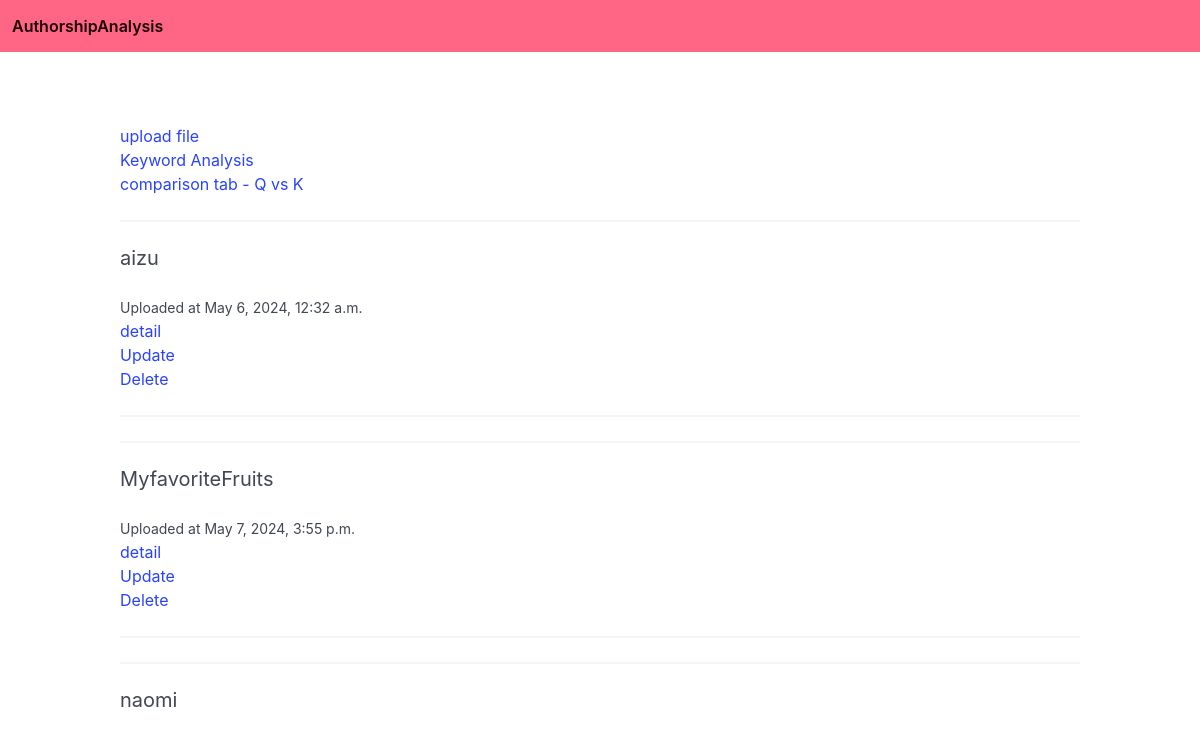
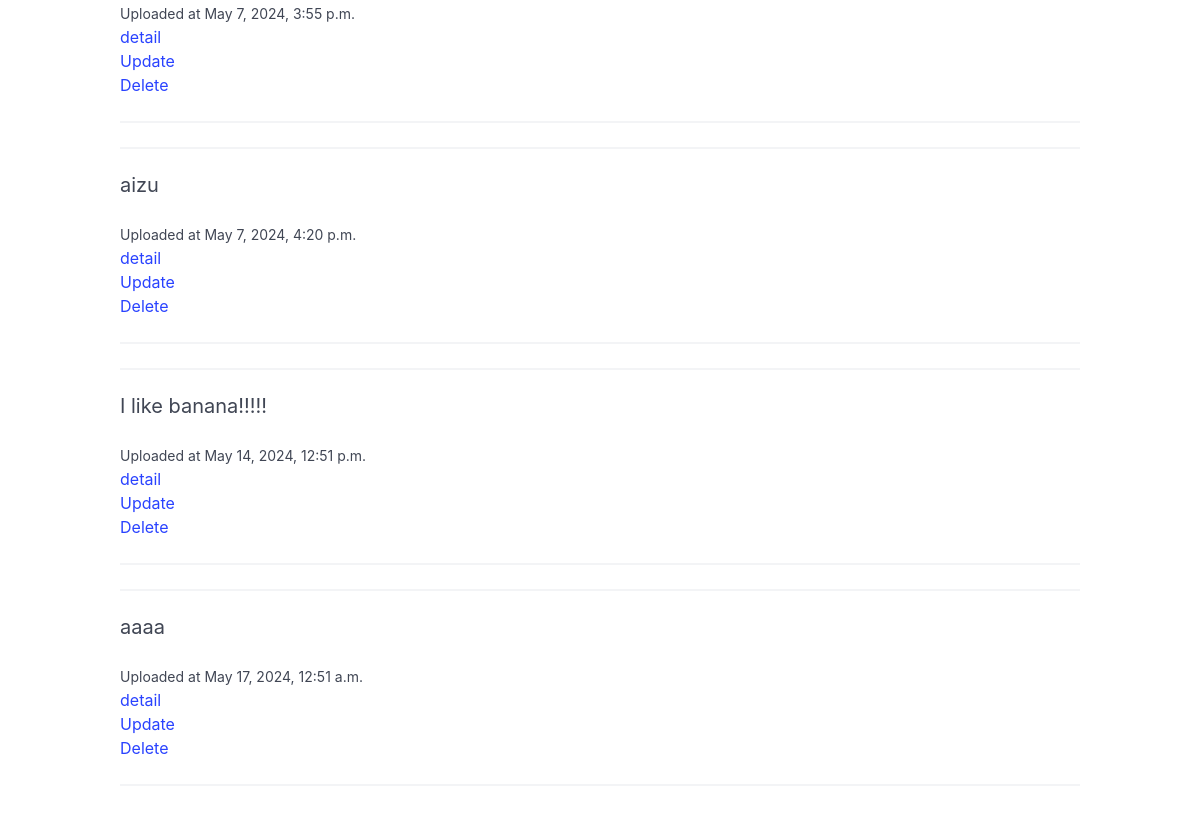
The app's page /, older data (2 pictures, top to bottom).
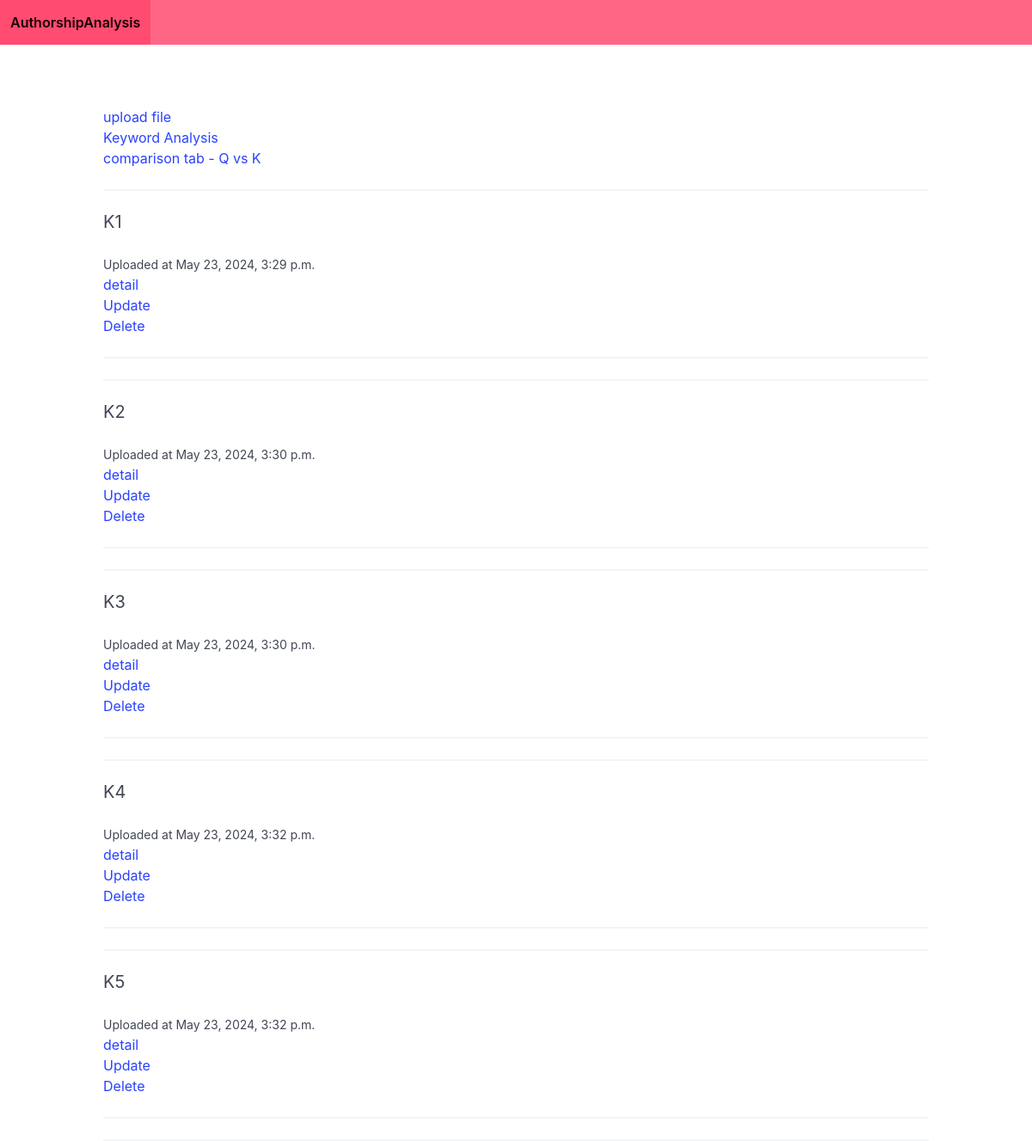
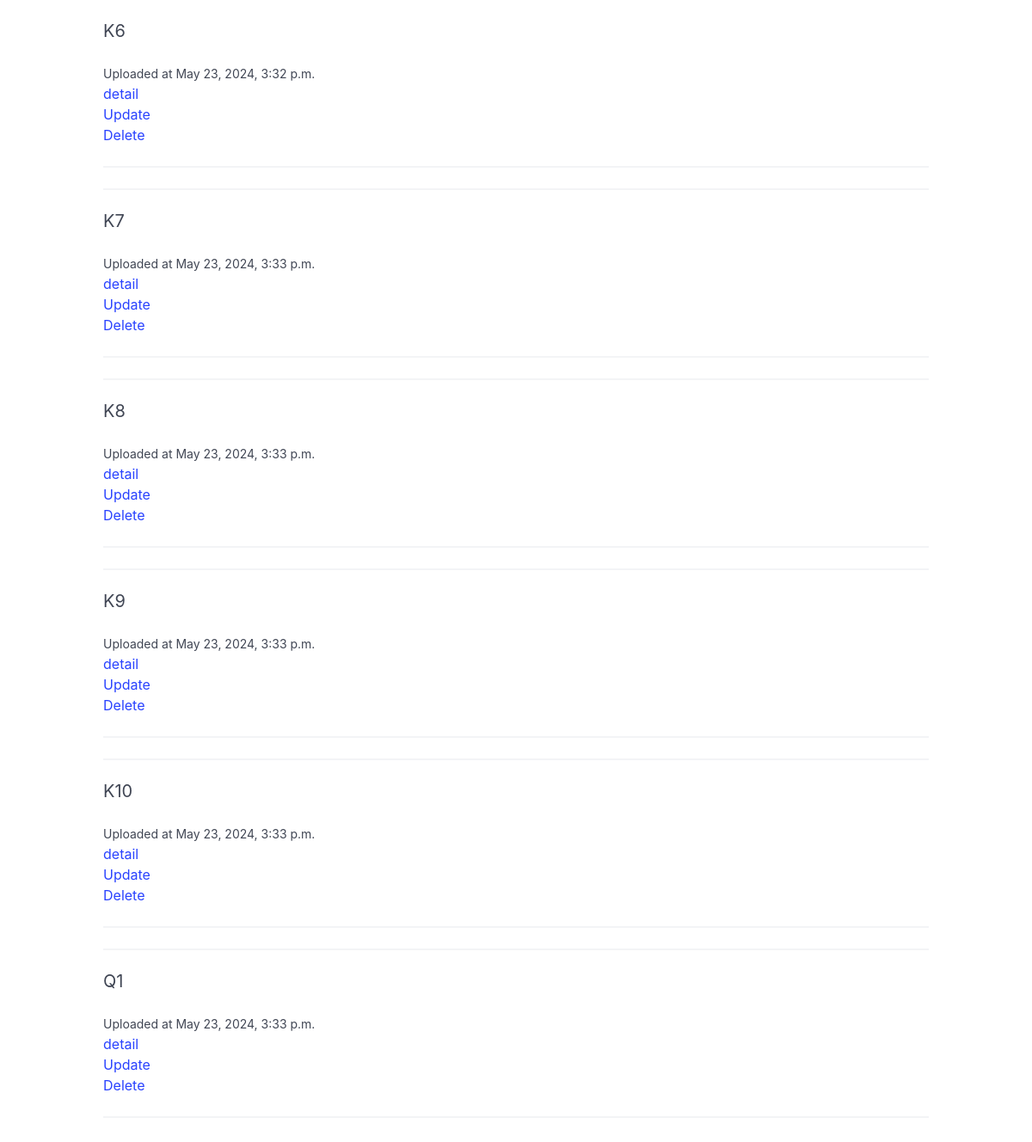
The same page, newer data (2 pictures, top to bottom).
### app_analysis/models.py (models this page shows, shortened)
class FileModel(models.Model):
    CATEGORY = (
      ('Q','Questioned'),
      ('K','Known'),
      ('R','Reference'),
      )
    name = models.CharField(max_length=255)
    file_field = models.FileField(upload_to='Texts/uploaded')
    date = models.DateTimeField(auto_now_add=True)
    text_type = models.CharField(max_length=10,choices=CATEGORY,blank=False)

### app_analysis/views.py (the view)
# urls.py: 2. Add a URL to urlpatterns:  path('', views.home, name='home')
def home(request):
    files = FileModel.objects.all()
    return render(request, "app_analysis/home.html", {"files":files})

### app_analysis/templates/app_analysis/home.html
{% extends "app_analysis/base.html" %}
{% block content %}
<a href="{% url 'upload' %}">upload file</a>
<br>
<a href="{% url 'keyword' %}">Keyword Analysis</a>
<br>
<a href="{% url 'qvsk' %}">comparison tab - Q vs K</a>
{% for file in files %}
<hr />
<div class="post block">
    <h2 class="subtitle">{{file.name}}</h2>
    <small>Uploaded at {{file.date}}</small>
    <br>
    <a href="{% url 'file_detail' file.id %}">detail</a>
    <br>
    <a href="{% url 'updatefile' file.id%}">Update</a>
    <br>
    <a href="{% url 'delete-file' file.id%}">Delete</a>
    <hr />
</div>
{% endfor %}
{% endblock %}

Row changes from the older to the newer data that the page shows:
removed FileModel: name "aizu", date "May 6, 2024, 12:32 a.m."
removed FileModel: name "MyfavoriteFruits", date "May 7, 2024, 3:55 p.m."
removed FileModel: name "naomi", date "May 7, 2024, 3:55 p.m."
removed FileModel: name "aizu", date "May 7, 2024, 4:20 p.m."
removed FileModel: name "I like banana!!!!!", date "May 14, 2024, 12:51 p.m."
removed FileModel: name "aaaa", date "May 17, 2024, 12:51 a.m."
added FileModel: name "K1", date "May 23, 2024, 3:29 p.m."
added FileModel: name "K2", date "May 23, 2024, 3:30 p.m."
added FileModel: name "K3", date "May 23, 2024, 3:30 p.m."
added FileModel: name "K4", date "May 23, 2024, 3:32 p.m."
added FileModel: name "K5", date "May 23, 2024, 3:32 p.m."
added FileModel: name "K6", date "May 23, 2024, 3:32 p.m."
added FileModel: name "K7", date "May 23, 2024, 3:33 p.m."
added FileModel: name "K8", date "May 23, 2024, 3:33 p.m."
added FileModel: name "K9", date "May 23, 2024, 3:33 p.m."
added FileModel: name "K10", date "May 23, 2024, 3:33 p.m."
added FileModel: name "Q1", date "May 23, 2024, 3:33 p.m."
